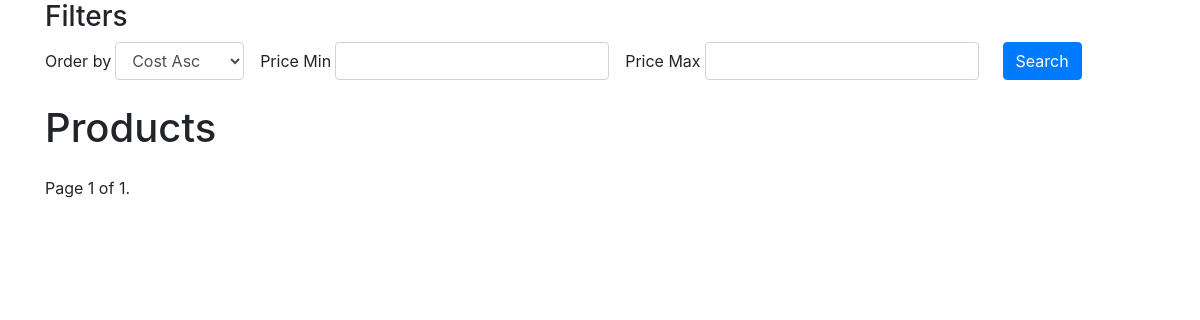
The app's page /, older data.
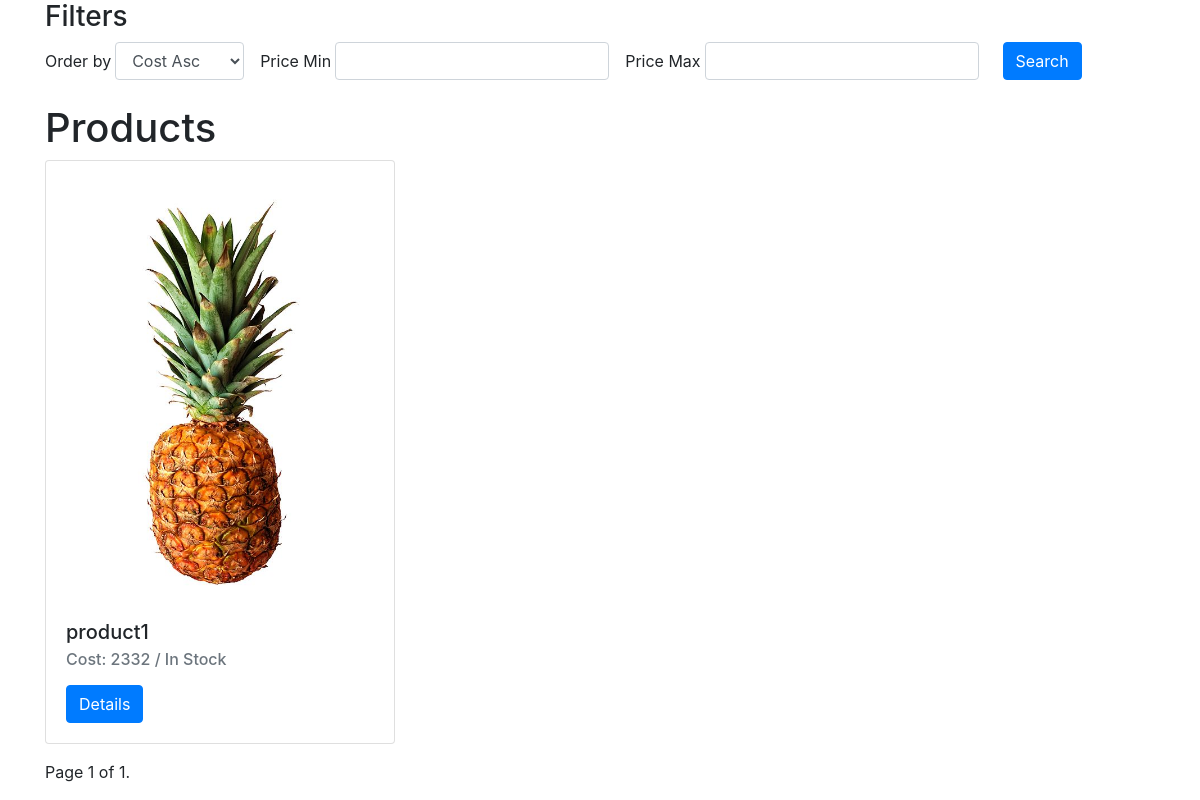
The same page, newer data.
### shop/models.py (models this page shows)
class Product(models.Model):
    title = models.CharField(max_length=200)
    cost = models.IntegerField()
    image = models.ImageField(null=True, blank=True)
    status = models.CharField(
        max_length=100, choices=STATUS_CHOICES, default="IN_STOCK"
    )
    description = models.TextField(default="")

### shop/views.py (the view, shortened to what this page needs)
# urls.py: path('', products_view, name='products_view'),
def products_view(request):
    products = Product.objects.all()
    filters_form = ProductFiltersForm(request.GET)
    if filters_form.is_valid():
        if filters_form.cleaned_data["cost__gt"]:
            products = products.filter(cost__gt=filters_form.cleaned_data["cost__gt"])
        if filters_form.cleaned_data["cost__lt"]:
            products = products.filter(cost__lt=filters_form.cleaned_data["cost__lt"])
    paginator = Paginator(products, 2)
    page_number = request.GET.get('page')
    products = paginator.get_page(page_number)
    return render(
        request,
        "products/list.html",
        {"products": products, "filters_form": filters_form},
    )

### shop/forms.py
class ProductFiltersForm(forms.Form):
    order_by = forms.ChoiceField(
        choices=ORDER_BY_CHOICES,
        widget=forms.Select(attrs={"class": "ml-1 mr-3"}),
        required=False,
    )
    cost__gt = forms.IntegerField(
        min_value=0,
        label="Price Min",
        widget=forms.TextInput(attrs={"class": "ml-1 mr-3"}),
        required=False,
    )
    cost__lt = forms.IntegerField(
        min_value=0,
        label="Price Max",
        widget=forms.TextInput(attrs={"class": "ml-1 mr-3"}),
        required=False,
    )

### templates/products/list.html (shortened to what this page needs)
{% extends "base.html" %}
{% load static crispy_forms_tags %}
{% block content %}
    <div id="products">
        <div class="filters-form mb-4">
            <h3>Filters</h3>
            <form class="form-inline">
                {{ filters_form|crispy }}
                <button type="submit" class="save btn btn-primary mx-2">Search</button>
            </form>
        </div>
        <div class="products">
            <h1>Products</h1>
            <div class="row">
                {% for product in products %}
                    <div class="col-4">
                        {% include "products/item.html" %}
                    </div>
                {% endfor %}
            </div>
        </div>
        <div class="pagination my-3">
        <span class="step-links">
            <span class="current">
                Page {{ products.number }} of {{ products.paginator.num_pages }}.
            </span>
          </span>
        </div>
    </div>
{% endblock %}

### templates/products/item.html (shortened to what this page needs)
<div class="card">
    <div class="card-body">
        <img class="card-img-top mb-2" src="{{ product.image.url }}" alt="{{ product.title }}">
        <h5 class="card-title">{{ product.title }}</h5>
        <h6 class="card-subtitle mb-2 text-muted">Cost: {{ product.cost }} / {{ product.get_status_display }}</h6>
        <a href="#" class="btn btn-primary">Details</a>
    </div>
</div>

Row changes from the older to the newer data that the page shows:
added Product: image (picture), title "product1", cost "2332", status "In Stock"
